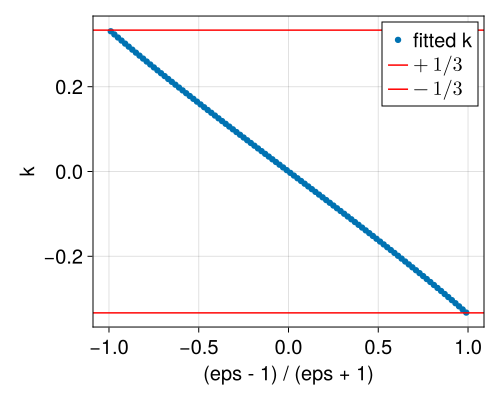

Write Julia code to recreate this figure.
include("utils.jl")

src = (0.5, 0.5)
n_panels = 8
n_adapt = 30

function catch_rt_corner(box, sigma, n_points)
    xs_top = Float64[]
    sigmas_top = Float64[]
    i = 0
    for panel in box.panels
        for point in panel.points
            i += 1
            if point[1] == 1.0
                push!(xs_top, point[2])
                push!(sigmas_top, sigma[i])
            end
        end
    end

    sp = sortperm(xs_top)
    xs_top = xs_top[sp]
    sigmas_top = sigmas_top[sp]

    return (1.0 .- xs_top[end - n_points:end], sigmas_top[end - n_points:end])
end

# begin
#     gamma = -0.99
#     eps_box = - (gamma + 1.0) / (gamma - 1.0)

#     box, sigma = res_adaptive(n_panels, eps_box, n_adapt, src)
#     xs, sigmas = catch_rt_corner(box, sigma, 16 * 5)

#     fig = Figure(size = (500, 400), fontsize = 20)
#     ax = Axis(fig[1, 1], xlabel = "1-x", ylabel = "sigma")
#     scatter!(ax, xs, sigmas)
#     save("blowup/0.99_$(n_adapt).svg", fig)
#     fig
# end

gammas = [-0.99:0.02:0.99...]
k_fits = Float64[]

for gamma in gammas
    eps_box = - (gamma + 1.0) / (gamma - 1.0)
    @show gamma, eps_box
    box, sigma = res_adaptive(n_panels, eps_box, n_adapt, src)

    xs, sigmas = catch_rt_corner(box, sigma, 100)

    @. model(x, p) = p[1] * x + p[2]
    fit = curve_fit(model, log10.(xs), log10.(abs.(sigmas)), [1.0, 0.0])
    @show gamma, fit.param[1]

    push!(k_fits, fit.param[1])
end

begin
    fig = Figure(size = (500, 400), fontsize = 20)
    ax = Axis(fig[1, 1], xlabel = "(eps - 1) / (eps + 1)", ylabel = "k")
    scatter!(ax, gammas, k_fits, label = "fitted k")
    hlines!(ax, [1/3], color = :red, label = L"+1/3")
    hlines!(ax, [-1/3], color = :red, label = L"-1/3")
    axislegend(ax, position = :rt)
    save("blowup_rate.svg", fig)
    fig
end
